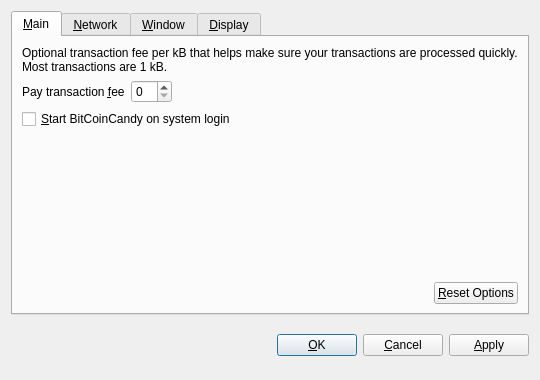
<?xml version="1.0" encoding="UTF-8"?>
<ui version="4.0">
 <class>OptionsDialog</class>
 <widget class="QDialog" name="OptionsDialog">
  <property name="geometry">
   <rect>
    <x>0</x>
    <y>0</y>
    <width>540</width>
    <height>380</height>
   </rect>
  </property>
  <property name="windowTitle">
   <string>Options</string>
  </property>
  <property name="modal">
   <bool>true</bool>
  </property>
  <layout class="QVBoxLayout" name="verticalLayout">
   <item>
    <widget class="QTabWidget" name="tabWidget">
     <property name="tabPosition">
      <enum>QTabWidget::North</enum>
     </property>
     <property name="currentIndex">
      <number>0</number>
     </property>
     <widget class="QWidget" name="tabMain">
      <attribute name="title">
       <string>&amp;Main</string>
      </attribute>
      <layout class="QVBoxLayout" name="verticalLayout_Main">
       <item>
        <widget class="QLabel" name="transactionFeeInfoLabel">
         <property name="text">
          <string>Optional transaction fee per kB that helps make sure your transactions are processed quickly. Most transactions are 1 kB.</string>
         </property>
         <property name="textFormat">
          <enum>Qt::PlainText</enum>
         </property>
         <property name="wordWrap">
          <bool>true</bool>
         </property>
        </widget>
       </item>
       <item>
        <layout class="QHBoxLayout" name="horizontalLayout_1_Main">
         <item>
          <widget class="QLabel" name="transactionFeeLabel">
           <property name="text">
            <string>Pay transaction &amp;fee</string>
           </property>
           <property name="textFormat">
            <enum>Qt::PlainText</enum>
           </property>
           <property name="buddy">
            <cstring>transactionFee</cstring>
           </property>
          </widget>
         </item>
         <item>
          <widget class="BitcoinAmountField" name="transactionFee"/>
         </item>
         <item>
          <spacer name="horizontalSpacer_1_Main">
           <property name="orientation">
            <enum>Qt::Horizontal</enum>
           </property>
           <property name="sizeHint" stdset="0">
            <size>
             <width>40</width>
             <height>20</height>
            </size>
           </property>
          </spacer>
         </item>
        </layout>
       </item>
       <item>
        <widget class="QCheckBox" name="bitcoinAtStartup">
         <property name="toolTip">
          <string>Automatically start BitCoinCandy after logging in to the system.</string>
         </property>
         <property name="text">
          <string>&amp;Start BitCoinCandy on system login</string>
         </property>
        </widget>
       </item>
       <item>
        <spacer name="verticalSpacer_Main">
         <property name="orientation">
          <enum>Qt::Vertical</enum>
         </property>
         <property name="sizeHint" stdset="0">
          <size>
           <width>20</width>
           <height>40</height>
          </size>
         </property>
        </spacer>
       </item>
       <item>
        <layout class="QHBoxLayout" name="horizontalLayout_2_Main">
         <item>
          <spacer name="horizontalSpacer_2_Main">
           <property name="orientation">
            <enum>Qt::Horizontal</enum>
           </property>
           <property name="sizeHint" stdset="0">
            <size>
             <width>40</width>
             <height>20</height>
            </size>
           </property>
          </spacer>
         </item>
         <item>
          <widget class="QPushButton" name="resetButton">
           <property name="toolTip">
            <string>Reset all client options to default.</string>
           </property>
           <property name="text">
            <string>&amp;Reset Options</string>
           </property>
           <property name="autoDefault">
            <bool>false</bool>
           </property>
          </widget>
         </item>
        </layout>
       </item>
      </layout>
     </widget>
     <widget class="QWidget" name="tabNetwork">
      <attribute name="title">
       <string>&amp;Network</string>
      </attribute>
      <layout class="QVBoxLayout" name="verticalLayout_Network">
       <item>
        <widget class="QCheckBox" name="mapPortUpnp">
         <property name="toolTip">
          <string>Automatically open the BitCoinCandy client port on the router. This only works when your router supports UPnP and it is enabled.</string>
         </property>
         <property name="text">
          <string>Map port using &amp;UPnP</string>
         </property>
        </widget>
       </item>
       <item>
        <widget class="QCheckBox" name="connectSocks">
         <property name="toolTip">
          <string>Connect to the BitCoinCandy network through a SOCKS proxy (e.g. when connecting through Tor).</string>
         </property>
         <property name="text">
          <string>&amp;Connect through SOCKS proxy:</string>
         </property>
        </widget>
       </item>
       <item>
        <layout class="QHBoxLayout" name="horizontalLayout_Network">
         <item>
          <widget class="QLabel" name="proxyIpLabel">
           <property name="text">
            <string>Proxy &amp;IP:</string>
           </property>
           <property name="textFormat">
            <enum>Qt::PlainText</enum>
           </property>
           <property name="buddy">
            <cstring>proxyIp</cstring>
           </property>
          </widget>
         </item>
         <item>
          <widget class="QValidatedLineEdit" name="proxyIp">
           <property name="maximumSize">
            <size>
             <width>140</width>
             <height>16777215</height>
            </size>
           </property>
           <property name="toolTip">
            <string>IP address of the proxy (e.g. 127.0.0.1)</string>
           </property>
          </widget>
         </item>
         <item>
          <widget class="QLabel" name="proxyPortLabel">
           <property name="text">
            <string>&amp;Port:</string>
           </property>
           <property name="textFormat">
            <enum>Qt::PlainText</enum>
           </property>
           <property name="buddy">
            <cstring>proxyPort</cstring>
           </property>
          </widget>
         </item>
         <item>
          <widget class="QLineEdit" name="proxyPort">
           <property name="maximumSize">
            <size>
             <width>55</width>
             <height>16777215</height>
            </size>
           </property>
           <property name="toolTip">
            <string>Port of the proxy (e.g. 9050)</string>
           </property>
          </widget>
         </item>
         <item>
          <widget class="QLabel" name="socksVersionLabel">
           <property name="text">
            <string>SOCKS &amp;Version:</string>
           </property>
           <property name="textFormat">
            <enum>Qt::PlainText</enum>
           </property>
           <property name="buddy">
            <cstring>socksVersion</cstring>
           </property>
          </widget>
         </item>
         <item>
          <widget class="QValueComboBox" name="socksVersion">
           <property name="toolTip">
            <string>SOCKS version of the proxy (e.g. 5)</string>
           </property>
          </widget>
         </item>
         <item>
          <spacer name="horizontalSpacer_Network">
           <property name="orientation">
            <enum>Qt::Horizontal</enum>
           </property>
           <property name="sizeHint" stdset="0">
            <size>
             <width>40</width>
             <height>20</height>
            </size>
           </property>
          </spacer>
         </item>
        </layout>
       </item>
       <item>
        <spacer name="verticalSpacer_Network">
         <property name="orientation">
          <enum>Qt::Vertical</enum>
         </property>
         <property name="sizeHint" stdset="0">
          <size>
           <width>20</width>
           <height>40</height>
          </size>
         </property>
        </spacer>
       </item>
      </layout>
     </widget>
     <widget class="QWidget" name="tabWindow">
      <attribute name="title">
       <string>&amp;Window</string>
      </attribute>
      <layout class="QVBoxLayout" name="verticalLayout_Window">
       <item>
        <widget class="QCheckBox" name="minimizeToTray">
         <property name="toolTip">
          <string>Show only a tray icon after minimizing the window.</string>
         </property>
         <property name="text">
          <string>&amp;Minimize to the tray instead of the taskbar</string>
         </property>
        </widget>
       </item>
       <item>
        <widget class="QCheckBox" name="minimizeOnClose">
         <property name="toolTip">
          <string>Minimize instead of exit the application when the window is closed. When this option is enabled, the application will be closed only after selecting Quit in the menu.</string>
         </property>
         <property name="text">
          <string>M&amp;inimize on close</string>
         </property>
        </widget>
       </item>
       <item>
        <spacer name="verticalSpacer_Window">
         <property name="orientation">
          <enum>Qt::Vertical</enum>
         </property>
         <property name="sizeHint" stdset="0">
          <size>
           <width>20</width>
           <height>40</height>
          </size>
         </property>
        </spacer>
       </item>
      </layout>
     </widget>
     <widget class="QWidget" name="tabDisplay">
      <attribute name="title">
       <string>&amp;Display</string>
      </attribute>
      <layout class="QVBoxLayout" name="verticalLayout_Display">
       <item>
        <layout class="QHBoxLayout" name="horizontalLayout_1_Display">
         <item>
          <widget class="QLabel" name="langLabel">
           <property name="text">
            <string>User Interface &amp;language:</string>
           </property>
           <property name="textFormat">
            <enum>Qt::PlainText</enum>
           </property>
           <property name="buddy">
            <cstring>lang</cstring>
           </property>
          </widget>
         </item>
         <item>
          <widget class="QValueComboBox" name="lang">
           <property name="toolTip">
            <string>The user interface language can be set here. This setting will take effect after restarting BitCoinCandy.</string>
           </property>
          </widget>
         </item>
        </layout>
       </item>
       <item>
        <layout class="QHBoxLayout" name="horizontalLayout_2_Display">
         <item>
          <widget class="QLabel" name="unitLabel">
           <property name="text">
            <string>&amp;Unit to show amounts in:</string>
           </property>
           <property name="textFormat">
            <enum>Qt::PlainText</enum>
           </property>
           <property name="buddy">
            <cstring>unit</cstring>
           </property>
          </widget>
         </item>
         <item>
          <widget class="QValueComboBox" name="unit">
           <property name="toolTip">
            <string>Choose the default subdivision unit to show in the interface and when sending coins.</string>
           </property>
          </widget>
         </item>
        </layout>
       </item>
       <item>
        <widget class="QCheckBox" name="displayAddresses">
         <property name="toolTip">
          <string>Whether to show BitCoinCandy addresses in the transaction list or not.</string>
         </property>
         <property name="text">
          <string>&amp;Display addresses in transaction list</string>
         </property>
        </widget>
       </item>
       <item>
        <widget class="QCheckBox" name="coinControlFeatures">
         <property name="toolTip">
          <string>Whether to show coin control features or not.</string>
         </property>
         <property name="text">
          <string>Display coin &amp;control features (experts only!)</string>
         </property>
        </widget>
       </item>
       <item>
        <spacer name="verticalSpacer_Display">
         <property name="orientation">
          <enum>Qt::Vertical</enum>
         </property>
         <property name="sizeHint" stdset="0">
          <size>
           <width>20</width>
           <height>40</height>
          </size>
         </property>
        </spacer>
       </item>
      </layout>
     </widget>
    </widget>
   </item>
   <item>
    <layout class="QHBoxLayout" name="horizontalLayout_Buttons">
     <item>
      <spacer name="horizontalSpacer_1">
       <property name="orientation">
        <enum>Qt::Horizontal</enum>
       </property>
       <property name="sizeHint" stdset="0">
        <size>
         <width>40</width>
         <height>48</height>
        </size>
       </property>
      </spacer>
     </item>
     <item>
      <widget class="QLabel" name="statusLabel">
       <property name="font">
        <font>
         <weight>75</weight>
         <bold>true</bold>
        </font>
       </property>
       <property name="text">
        <string/>
       </property>
       <property name="textFormat">
        <enum>Qt::PlainText</enum>
       </property>
       <property name="wordWrap">
        <bool>true</bool>
       </property>
      </widget>
     </item>
     <item>
      <spacer name="horizontalSpacer_2">
       <property name="orientation">
        <enum>Qt::Horizontal</enum>
       </property>
       <property name="sizeHint" stdset="0">
        <size>
         <width>40</width>
         <height>48</height>
        </size>
       </property>
      </spacer>
     </item>
     <item>
      <widget class="QPushButton" name="okButton">
       <property name="text">
        <string>&amp;OK</string>
       </property>
      </widget>
     </item>
     <item>
      <widget class="QPushButton" name="cancelButton">
       <property name="text">
        <string>&amp;Cancel</string>
       </property>
       <property name="autoDefault">
        <bool>false</bool>
       </property>
      </widget>
     </item>
     <item>
      <widget class="QPushButton" name="applyButton">
       <property name="text">
        <string>&amp;Apply</string>
       </property>
       <property name="autoDefault">
        <bool>false</bool>
       </property>
      </widget>
     </item>
    </layout>
   </item>
  </layout>
 </widget>
 <customwidgets>
  <customwidget>
   <class>BitcoinAmountField</class>
   <extends>QSpinBox</extends>
   <header>bitcoinamountfield.h</header>
  </customwidget>
  <customwidget>
   <class>QValueComboBox</class>
   <extends>QComboBox</extends>
   <header>qvaluecombobox.h</header>
  </customwidget>
  <customwidget>
   <class>QValidatedLineEdit</class>
   <extends>QLineEdit</extends>
   <header>qvalidatedlineedit.h</header>
  </customwidget>
 </customwidgets>
 <resources/>
 <connections/>
</ui>
